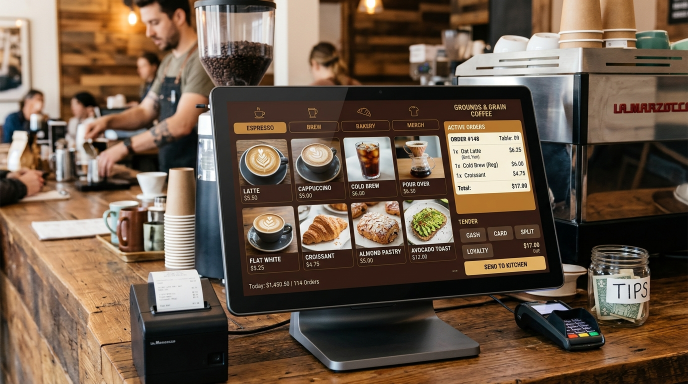
#> input picture src/assets/images/project_cafe_system_1793964348011.jpg, 1376 x 768 px (shown at 1/2 size); its folder holds 4 pictures in this run
$ python optimize-project-images.py
#> lines starting #> are read from the running program, lines starting #| are printed output that depends on the picture
"""Regenerate project WebP assets from the retained originals (requires Pillow)."""
from pathlib import Path
from PIL import Image, ImageOps

root = Path(__file__).resolve().parent.parent
original_total = preview_total = thumbnail_total = 0
for source in sorted((root / 'src/assets/images').glob('*.jpg')):
    with Image.open(source) as original:
#> original is the input picture: PIL image 1376x768 RGB; mean R, G, B 109.2, 89.8, 73.3
        image = ImageOps.exif_transpose(original).convert('RGB')
        print(f'{source.name}: {original.format} {image.size}')
#| project_cafe_system_1793964348011.jpg: JPEG (1376, 768)
        original_total += source.stat().st_size
        for width, suffix in [(1376, ''), (640, '-640')]:
            resized = image.copy()
            resized.thumbnail((width, width), Image.Resampling.LANCZOS)
            target = source.with_name(source.stem + suffix + '.webp')
            resized.save(target, 'WEBP', quality=82, method=6)
            if suffix:
                thumbnail_total += target.stat().st_size
            else:
                preview_total += target.stat().st_size
#> this loop made 2 passes
#> pass 2, `resized.save(target, 'WEBP', quality=82, method=6)`:
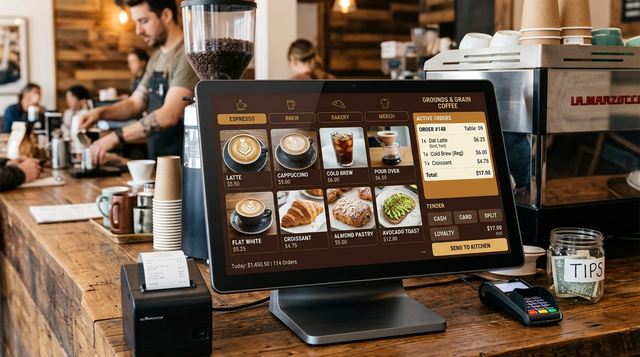
#> saved as project_cafe_system_1793964348011-640.webp: PIL image 640x357 RGB; mean R, G, B 109.2, 89.8, 73.3
#> after the loop, preview_total = 133268; thumbnail_total = 45178
print(f'Bytes: originals={original_total}, previews={preview_total}, thumbnails={thumbnail_total}')
#| Bytes: originals=843312, previews=133268, thumbnails=45178

$ run again, on src/assets/images/project_chat_app_1793964324542.jpg
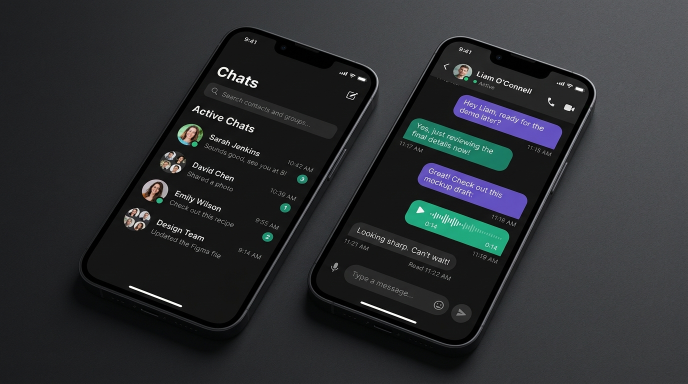
#> input picture src/assets/images/project_chat_app_1793964324542.jpg, 1376 x 768 px (shown at 1/2 size)
#> original is the input picture: PIL image 1376x768 RGB; mean R, G, B 44.4, 47.1, 49.8
#| project_chat_app_1793964324542.jpg: JPEG (1376, 768)
#> the loop `for width, suffix in [(1376, ''), (640, '-640')]:` made 2 passes
#> pass 2, `resized.save(target, 'WEBP', quality=82, method=6)`:
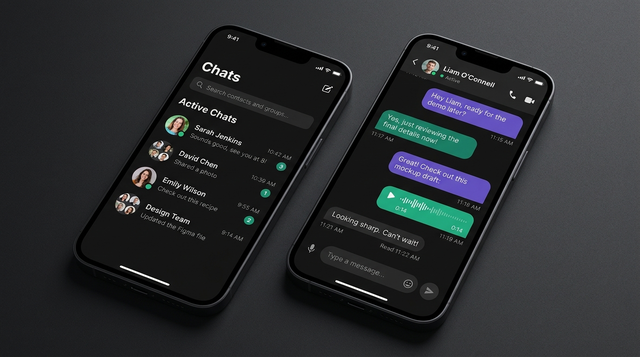
#> saved as project_chat_app_1793964324542-640.webp: PIL image 640x357 RGB; mean R, G, B 44.4, 47.1, 49.8
#> after the loop `for width, suffix in [(1376, ''), (640, '-640')]:`: preview_total = 59980; thumbnail_total = 16796
#| Bytes: originals=661199, previews=59980, thumbnails=16796
